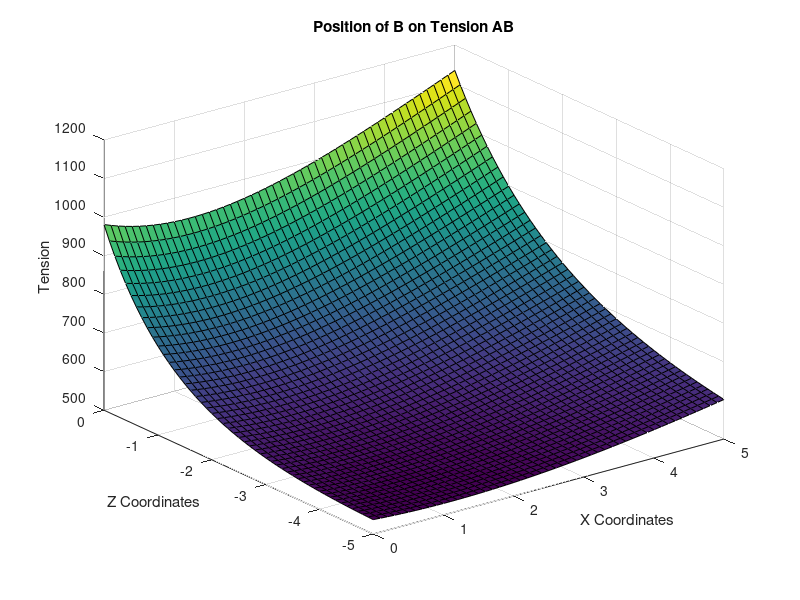
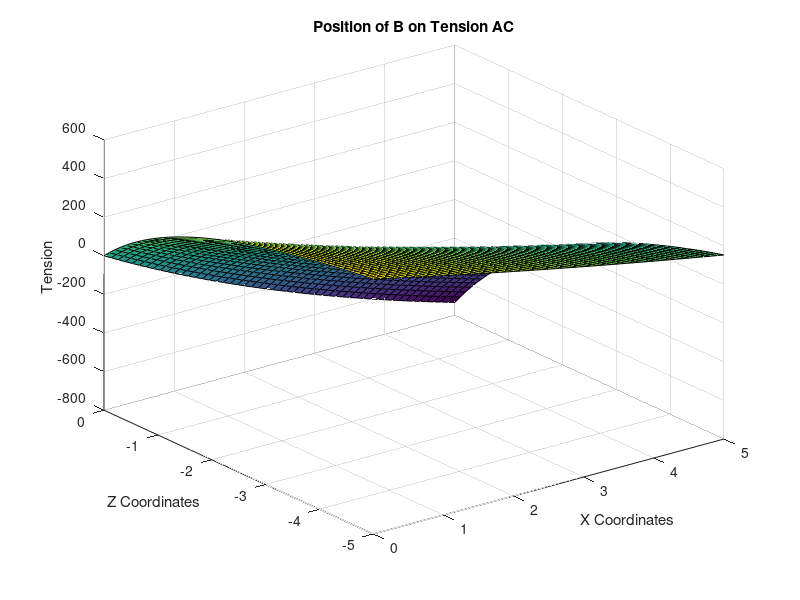
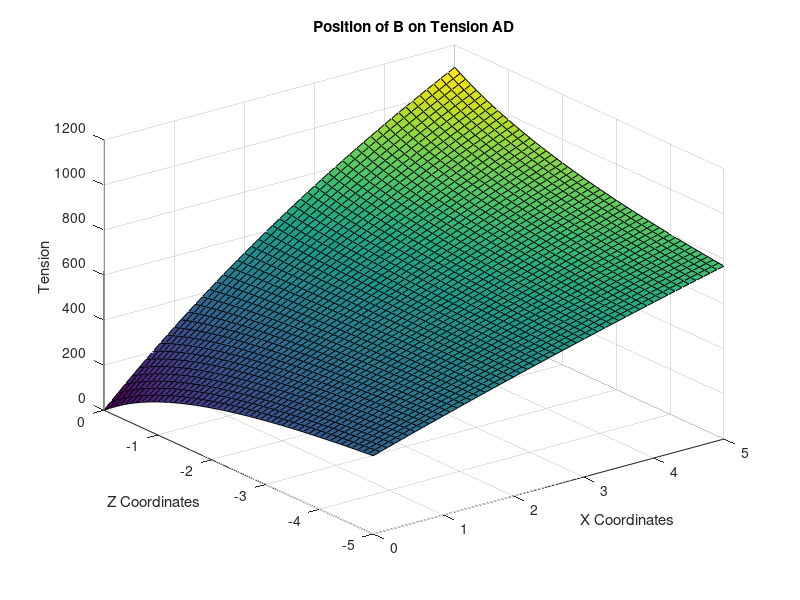

Write MATLAB code to recreate these figures, in order.
% EA 2 Design Project 1 Problem 1
% Michael Hsu
% NetID: mkh3212

% Initialize
x = 0:0.1:5;
z = 0:-0.1:-5;
y = 0;
AC = [-3 4 -2];
AD = [-2 4 3];
eAC = 1/norm(AC) * AC;
eAD = 1/norm(AD) * AD;
tAB = zeros(length(x), length(z));
tAC = zeros(length(x), length(z));
tAD = zeros(length(x), length(z));

% Error checks
if(~isvector(x) || ~isvector(z))
error('Make sure x and z are vectors');
end
if(length(x) ~= length(z))
error('Lengths of x and z vectors have to be the same'); 
end

% Run through x and z vectors, store corresponding tensions in outputs
for ii = 1:length(x)
    for jj = 1:length(z)

        AB = [x(ii) y+4 z(jj)];
        eAB = 1/norm(AB) * AB;

        aug = [eAC(1) eAD(1) eAB(1) 0;
               eAC(2) eAD(2) eAB(2) 981;
               eAC(3) eAD(3) eAB(3) 0];
        aug = rref(aug);

        tAC(ii, jj) = aug(1, 4);
        tAD(ii, jj) = aug(2, 4);
        tAB(ii, jj) = aug(3, 4);
    end
end

% Graph x, z, tension here
figure(1);
surf(x,z,tAB);
title('Position of B on Tension AB');
xlabel('X Coordinates');
ylabel('Z Coordinates');
zlabel('Tension');

figure(2);
surf(x,z,tAC);
title('Position of B on Tension AC');
xlabel('X Coordinates');
ylabel('Z Coordinates');
zlabel('Tension');

figure(3);
surf(x,z,tAD);
title('Position of B on Tension AD');
xlabel('X Coordinates');
ylabel('Z Coordinates');
zlabel('Tension');